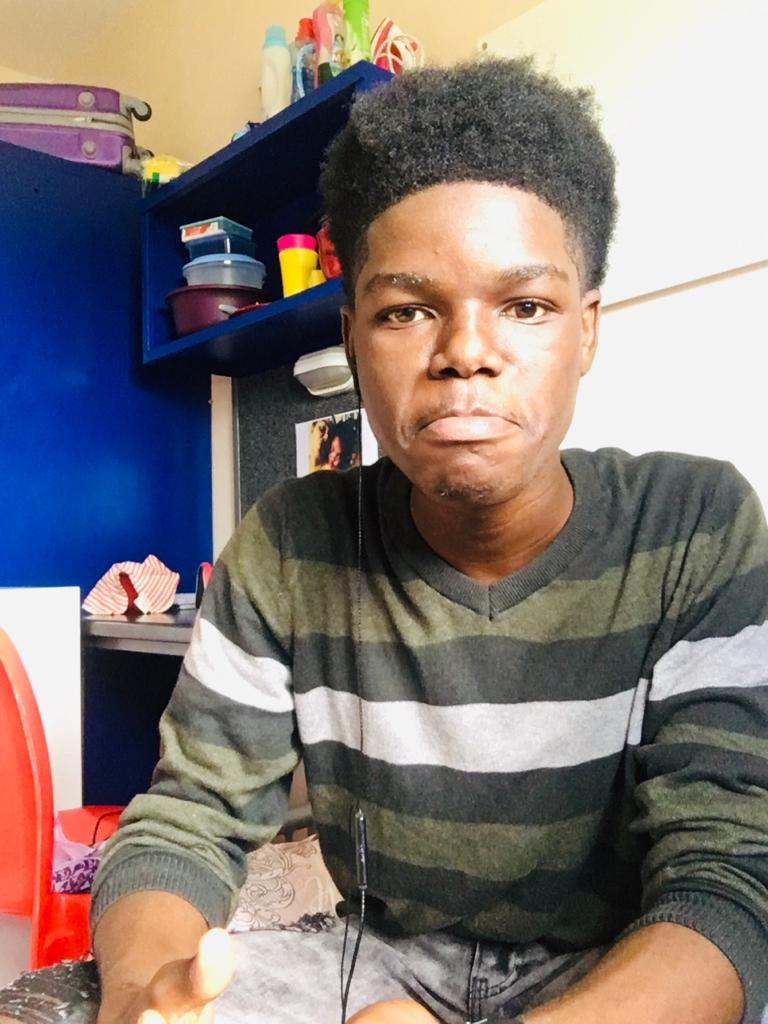
#> input picture beginner/Face-Operation-1-Open-CV-Py/images/me.jpg, 768 x 1024 px
$ jupyter execute ghost-image.ipynb
#> lines starting #> are read from the running program, lines starting #| are printed output that depends on the picture
# Face Operation Project
* This is a simple `open-cv` face operation that creates a ghost image from another image

[cell 1]
### Imports
import cv2
import numpy as np
from matplotlib import pyplot as plt

## Read an image and display It
* The image we are going to read is in the `images` directory with name 'me.jpg'

[cell 2]
image = cv2.imread("images/me.jpg")
#> image is the input picture: shape (1024, 768, 3); mean B, G, R 118.7, 121.8, 132.3
imageRgb = cv2.cvtColor(image, cv2.COLOR_BGR2RGB)

plt.imshow(image)
plt.show
plt.imshow(imageRgb)
plt.show()
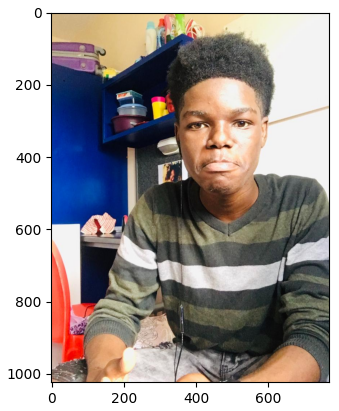
#> figure drawn by matplotlib, 1 panel; B, G, R data is drawn as R, G, B

## Use Image pyramind
* [Image Pyraminds](https://opencv-python-tutroals.readthedocs.io/en/latest/py_tutorials/py_imgproc/py_pyramids/py_pyramids.html)

[cell 3]
imageSmall = cv2.pyrDown(imageRgb)
plt.imshow(imageSmall)
plt.show()

[cell 4]
for i in range(5):
    imageSmall= cv2.bilateralFilter(imageSmall, d=9, sigmaColor=9, sigmaSpace=7)

imageRgb = cv2.pyrDown(imageRgb)
plt.imshow(imageRgb)

## Convert the original image to gray scale

[cell 5]
imageGray = cv2.cvtColor(image, cv2.COLOR_BGR2GRAY)
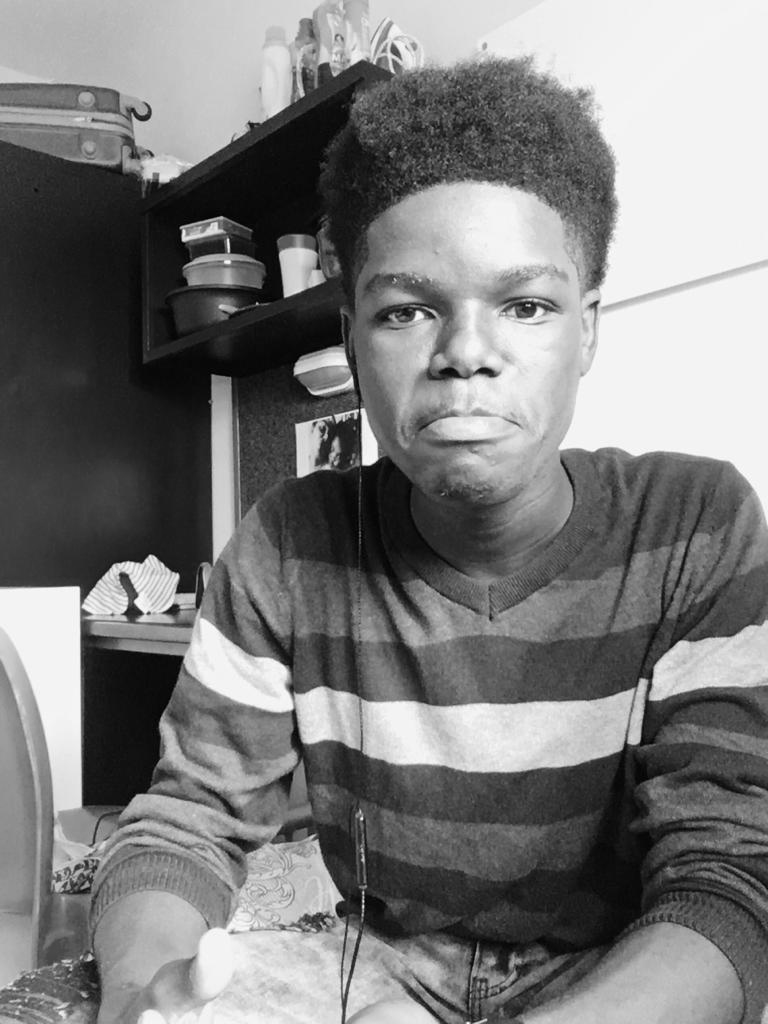
#> imageGray: shape (1024, 768); min 0, max 254, mean 124.6
plt.imshow(imageGray, cmap="gray")
plt.show()

[cell 6]
## Apply the medianBlur on an image

[cell 7]
imageBlur = cv2.medianBlur(imageGray, 1)
plt.imshow(imageBlur, cmap="gray")
plt.show()

## Apply adaptiveThreshold to the image to reduce some noise

[cell 8]
imageEdge = cv2.adaptiveThreshold(imageBlur, 255, cv2.ADAPTIVE_THRESH_GAUSSIAN_C, cv2.THRESH_BINARY, 7, 2)
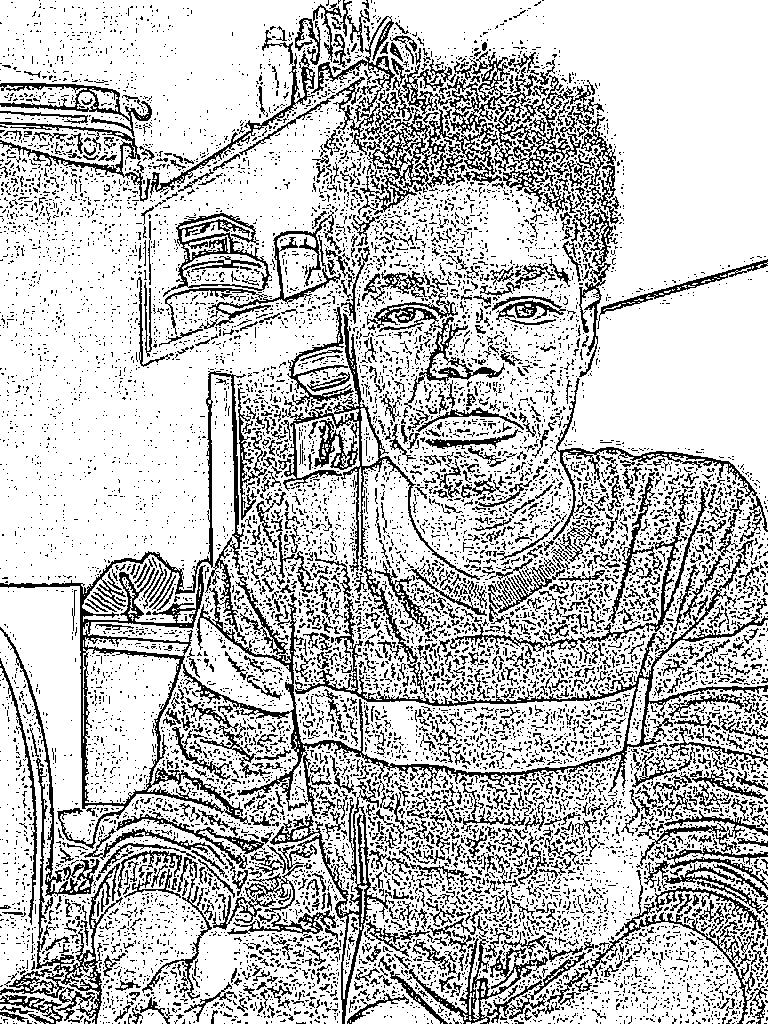
#> imageEdge: shape (1024, 768); 76% white; black in thin lines or dots

[cell 9]
plt.imshow(imageEdge)

[cell 10]
imageEdge = cv2.cvtColor(imageEdge, cv2.COLOR_GRAY2RGB)
#> imageEdge: shape (1024, 768, 3); 76% white; black in thin lines or dots
plt.imshow(imageEdge)

[cell 11]
ghost = cv2.bitwise_and(image, imageEdge)
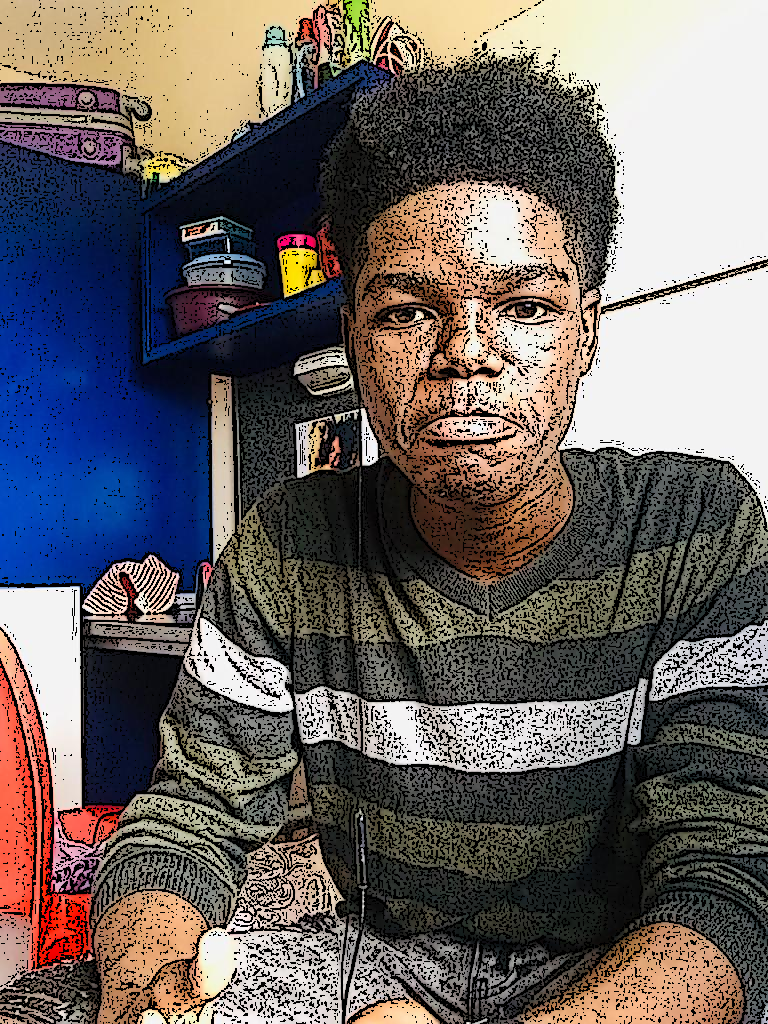
#> ghost: shape (1024, 768, 3); mean B, G, R 98.6, 99.8, 106.8

$ run again, with beginner/Face-Operation-1-Open-CV-Py/images/gari.jpg copied over beginner/Face-Operation-1-Open-CV-Py/images/me.jpg
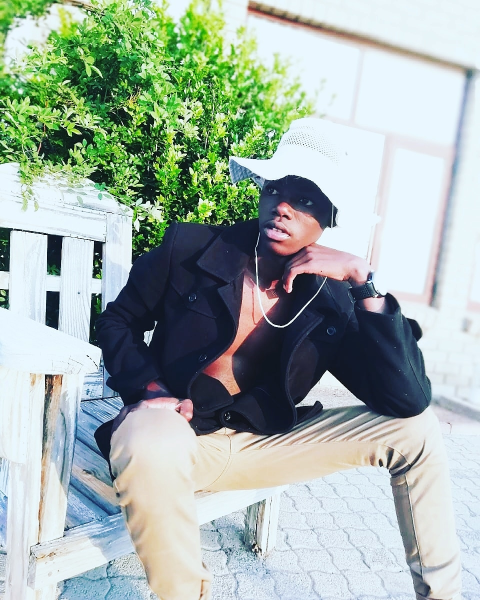
#> input picture beginner/Face-Operation-1-Open-CV-Py/images/gari.jpg, 960 x 1200 px (shown at 1/2 size)
#> image is the input picture: shape (1200, 960, 3); mean B, G, R 169.5, 177.5, 162.2
#> `imageEdge = cv2.adaptiveThreshold(imageBlur, 255, cv2.ADAPTIVE_THRESH_..`:
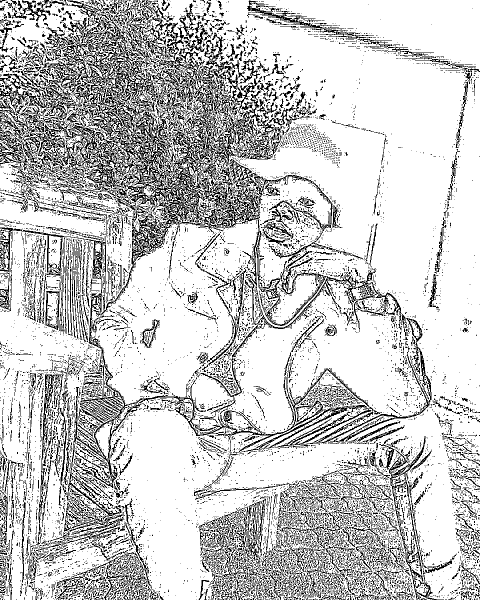
#> imageEdge: shape (1200, 960) (shown at 1/2 size); 77.8% white; black in thin lines or dots
#> `ghost = cv2.bitwise_and(image, imageEdge)`:
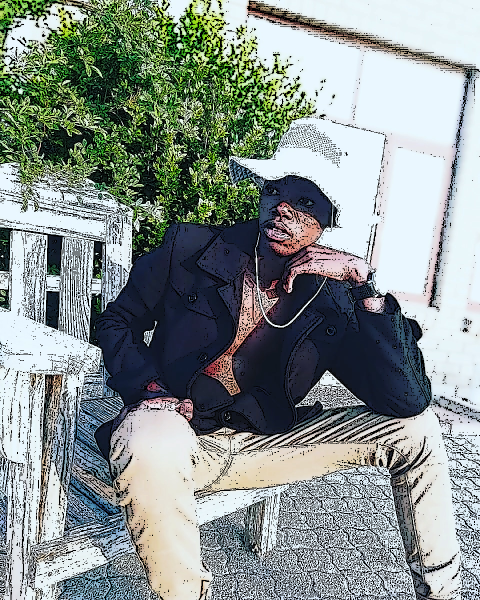
#> ghost: shape (1200, 960, 3) (shown at 1/2 size); mean B, G, R 143.5, 146.4, 136.7
